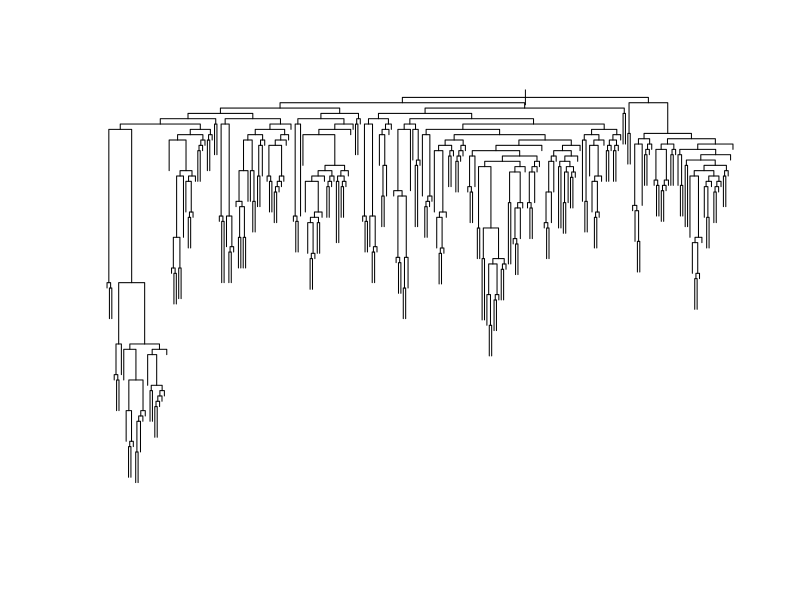

Source code (R):
## ---- chunk 1
library(rpart)
## ---- chunk 2
#Upload the data sets MOOC1.csv and MOOC2.csv
M1 <- read.csv("MOOC1.csv")

M2 <- read.csv("MOOC2.csv")

## ---- chunk 3
#Using the rpart package generate a classification tree predicting certified from the other variables in the M1 data frame.
c.tree1 <- rpart(certified ~ forum.posts+grade+assignment, method="class", data=M1, control = rpart.control(minsplit=1, minbucket = 1, cp=0.001))

#Check the results from the classifcation tree using the printcp() command

printcp(c.tree1)

#Plot your tree
plot(c.tree1)

## ---- chunk 4

## ---- chunk 5
compare_cp = data.frame()
for(i in 1:10)
{
  pickcp = format(round(c.tree1$cptable[i], 6), nsmall = 2)

  c.tree2 <- prune(c.tree1, cp = 0.00445)

  #Visualize this tree and compare it to the one you generated earlier

  post(c.tree2, file = paste("tree2_",i,".ps",sep=""), title = "MOOC") #This creates a pdf image of the tree

  M2$predict1 <- predict(c.tree1, M2, type = "class")

  M2$predict2 <- predict(c.tree2, M2, type = "class")

  predict1 = table(M2$certified, M2$predict1)

  predict2 = table(M2$certified, M2$predict2)

  error_pre1 = (predict1[2]+predict1[3])/(sum(predict1))
  error_pre2 = (predict2[2]+predict2[3])/(sum(predict1))
  compare_cp = rbind(compare_cp, c(c.tree1$cptable[i], error_pre1, error_pre2))
}
colnames(compare_cp) = c("cp", "err-pre1", "err-pre2")
compare_cp_t = t(compare_cp)
compare_cp_t[,which.min(compare_cp_t['err-pre2',])]
